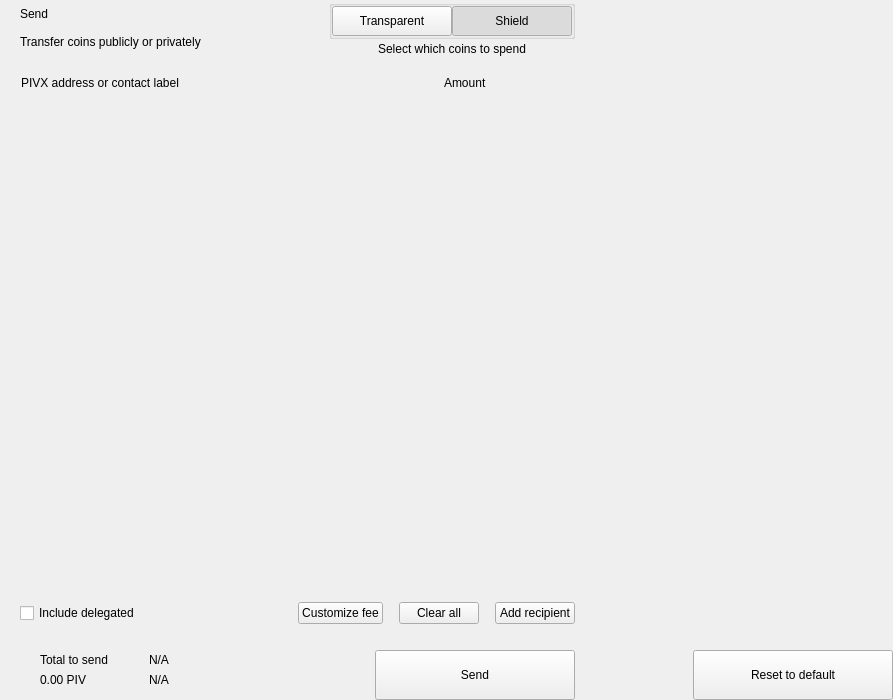
<?xml version="1.0" encoding="UTF-8"?>
<ui version="4.0">
 <class>send</class>
 <widget class="QWidget" name="send">
  <property name="geometry">
   <rect>
    <x>0</x>
    <y>0</y>
    <width>893</width>
    <height>700</height>
   </rect>
  </property>
  <property name="windowTitle">
   <string>Form</string>
  </property>
  <layout class="QHBoxLayout" name="horizontalLayout_2" stretch="2,1">
   <property name="spacing">
    <number>0</number>
   </property>
   <property name="leftMargin">
    <number>0</number>
   </property>
   <property name="topMargin">
    <number>0</number>
   </property>
   <property name="rightMargin">
    <number>0</number>
   </property>
   <property name="bottomMargin">
    <number>0</number>
   </property>
   <item>
    <widget class="QWidget" name="left" native="true">
     <layout class="QVBoxLayout" name="verticalLayout_3">
      <property name="spacing">
       <number>0</number>
      </property>
      <property name="leftMargin">
       <number>0</number>
      </property>
      <property name="topMargin">
       <number>0</number>
      </property>
      <property name="rightMargin">
       <number>0</number>
      </property>
      <property name="bottomMargin">
       <number>0</number>
      </property>
      <item>
       <layout class="QVBoxLayout" name="verticalLayout_22" stretch="0,0,0,1,0,0,0,0">
        <property name="spacing">
         <number>0</number>
        </property>
        <item>
         <layout class="QHBoxLayout" name="horizontalLayout_3">
          <property name="spacing">
           <number>0</number>
          </property>
          <property name="leftMargin">
           <number>20</number>
          </property>
          <property name="rightMargin">
           <number>20</number>
          </property>
          <item>
           <layout class="QVBoxLayout" name="verticalLayout">
            <property name="spacing">
             <number>0</number>
            </property>
            <item>
             <widget class="QLabel" name="labelTitle">
              <property name="text">
               <string>Send</string>
              </property>
              <property name="alignment">
               <set>Qt::AlignLeading|Qt::AlignLeft|Qt::AlignVCenter</set>
              </property>
             </widget>
            </item>
            <item>
             <widget class="QLabel" name="labelSubtitle1">
              <property name="text">
               <string>Transfer coins publicly or privately</string>
              </property>
             </widget>
            </item>
           </layout>
          </item>
          <item>
           <spacer name="horizontalSpacer">
            <property name="orientation">
             <enum>Qt::Horizontal</enum>
            </property>
            <property name="sizeHint" stdset="0">
             <size>
              <width>40</width>
              <height>20</height>
             </size>
            </property>
           </spacer>
          </item>
          <item>
           <layout class="QVBoxLayout" name="verticalLayout_6">
            <property name="spacing">
             <number>3</number>
            </property>
            <item alignment="Qt::AlignHCenter">
             <widget class="QGroupBox" name="groupBox">
              <property name="styleSheet">
               <string notr="true">#groupBox{
padding-top:2px;
}</string>
              </property>
              <property name="title">
               <string/>
              </property>
              <property name="alignment">
               <set>Qt::AlignCenter</set>
              </property>
              <layout class="QHBoxLayout" name="horizontalLayout_4">
               <property name="spacing">
                <number>0</number>
               </property>
               <property name="leftMargin">
                <number>0</number>
               </property>
               <property name="topMargin">
                <number>0</number>
               </property>
               <property name="rightMargin">
                <number>0</number>
               </property>
               <property name="bottomMargin">
                <number>0</number>
               </property>
               <item>
                <widget class="QPushButton" name="pushLeft">
                 <property name="minimumSize">
                  <size>
                   <width>120</width>
                   <height>30</height>
                  </size>
                 </property>
                 <property name="maximumSize">
                  <size>
                   <width>120</width>
                   <height>30</height>
                  </size>
                 </property>
                 <property name="focusPolicy">
                  <enum>Qt::NoFocus</enum>
                 </property>
                 <property name="text">
                  <string>Transparent</string>
                 </property>
                 <property name="checkable">
                  <bool>true</bool>
                 </property>
                 <property name="autoExclusive">
                  <bool>true</bool>
                 </property>
                </widget>
               </item>
               <item>
                <widget class="QPushButton" name="pushRight">
                 <property name="minimumSize">
                  <size>
                   <width>120</width>
                   <height>30</height>
                  </size>
                 </property>
                 <property name="maximumSize">
                  <size>
                   <width>120</width>
                   <height>30</height>
                  </size>
                 </property>
                 <property name="focusPolicy">
                  <enum>Qt::NoFocus</enum>
                 </property>
                 <property name="text">
                  <string>Shield</string>
                 </property>
                 <property name="checkable">
                  <bool>true</bool>
                 </property>
                 <property name="checked">
                  <bool>true</bool>
                 </property>
                 <property name="autoExclusive">
                  <bool>true</bool>
                 </property>
                </widget>
               </item>
              </layout>
             </widget>
            </item>
            <item alignment="Qt::AlignHCenter|Qt::AlignTop">
             <widget class="QLabel" name="labelSubtitle2">
              <property name="styleSheet">
               <string notr="true"/>
              </property>
              <property name="text">
               <string>Select which coins to spend</string>
              </property>
              <property name="alignment">
               <set>Qt::AlignCenter</set>
              </property>
              <property name="indent">
               <number>0</number>
              </property>
             </widget>
            </item>
           </layout>
          </item>
         </layout>
        </item>
        <item>
         <spacer name="verticalSpacer_2">
          <property name="orientation">
           <enum>Qt::Vertical</enum>
          </property>
          <property name="sizeType">
           <enum>QSizePolicy::Fixed</enum>
          </property>
          <property name="sizeHint" stdset="0">
           <size>
            <width>20</width>
            <height>20</height>
           </size>
          </property>
         </spacer>
        </item>
        <item>
         <layout class="QHBoxLayout" name="horizontalLayout" stretch="6,0,2">
          <property name="spacing">
           <number>0</number>
          </property>
          <property name="leftMargin">
           <number>10</number>
          </property>
          <property name="topMargin">
           <number>0</number>
          </property>
          <property name="rightMargin">
           <number>20</number>
          </property>
          <property name="bottomMargin">
           <number>0</number>
          </property>
          <item>
           <widget class="QLabel" name="labelSubtitleAddress">
            <property name="styleSheet">
             <string notr="true">margin-left:8px;</string>
            </property>
            <property name="text">
             <string>PIVX address or contact label</string>
            </property>
           </widget>
          </item>
          <item>
           <spacer name="horizontalSpacer_3">
            <property name="orientation">
             <enum>Qt::Horizontal</enum>
            </property>
            <property name="sizeType">
             <enum>QSizePolicy::Fixed</enum>
            </property>
            <property name="sizeHint" stdset="0">
             <size>
              <width>40</width>
              <height>1</height>
             </size>
            </property>
           </spacer>
          </item>
          <item>
           <widget class="QLabel" name="labelSubtitleAmount">
            <property name="text">
             <string>Amount</string>
            </property>
           </widget>
          </item>
         </layout>
        </item>
        <item>
         <widget class="QScrollArea" name="scrollArea">
          <property name="minimumSize">
           <size>
            <width>0</width>
            <height>350</height>
           </size>
          </property>
          <property name="styleSheet">
           <string notr="true">#scrollArea {
            background:transparent;
            margin-top:10px;
}</string>
          </property>
          <property name="horizontalScrollBarPolicy">
           <enum>Qt::ScrollBarAlwaysOff</enum>
          </property>
          <property name="sizeAdjustPolicy">
           <enum>QAbstractScrollArea::AdjustIgnored</enum>
          </property>
          <property name="widgetResizable">
           <bool>true</bool>
          </property>
          <property name="alignment">
           <set>Qt::AlignLeading|Qt::AlignLeft|Qt::AlignTop</set>
          </property>
          <widget class="QWidget" name="scrollAreaWidgetContents">
           <property name="geometry">
            <rect>
             <x>0</x>
             <y>0</y>
             <width>591</width>
             <height>16</height>
            </rect>
           </property>
           <property name="sizePolicy">
            <sizepolicy hsizetype="Preferred" vsizetype="Maximum">
             <horstretch>0</horstretch>
             <verstretch>0</verstretch>
            </sizepolicy>
           </property>
           <property name="autoFillBackground">
            <bool>false</bool>
           </property>
           <property name="styleSheet">
            <string notr="true">#scrollAreaWidgetContents {
             background:transparent;
             }</string>
           </property>
           <layout class="QVBoxLayout" name="verticalLayout_7">
            <property name="spacing">
             <number>0</number>
            </property>
            <property name="sizeConstraint">
             <enum>QLayout::SetDefaultConstraint</enum>
            </property>
            <property name="leftMargin">
             <number>0</number>
            </property>
            <property name="topMargin">
             <number>0</number>
            </property>
            <property name="rightMargin">
             <number>0</number>
            </property>
            <property name="bottomMargin">
             <number>0</number>
            </property>
           </layout>
          </widget>
         </widget>
        </item>
        <item>
         <spacer name="verticalSpacer_4">
          <property name="orientation">
           <enum>Qt::Vertical</enum>
          </property>
          <property name="sizeType">
           <enum>QSizePolicy::Fixed</enum>
          </property>
          <property name="sizeHint" stdset="0">
           <size>
            <width>20</width>
            <height>20</height>
           </size>
          </property>
         </spacer>
        </item>
        <item>
         <layout class="QHBoxLayout" name="horizontalLayout_20">
          <property name="spacing">
           <number>6</number>
          </property>
          <property name="leftMargin">
           <number>20</number>
          </property>
          <property name="rightMargin">
           <number>20</number>
          </property>
          <item>
           <widget class="QCheckBox" name="checkBoxDelegations">
            <property name="layoutDirection">
             <enum>Qt::LeftToRight</enum>
            </property>
            <property name="text">
             <string>Include delegated</string>
            </property>
           </widget>
          </item>
          <item>
           <spacer name="horizontalSpacer_4">
            <property name="orientation">
             <enum>Qt::Horizontal</enum>
            </property>
            <property name="sizeHint" stdset="0">
             <size>
              <width>10</width>
              <height>20</height>
             </size>
            </property>
           </spacer>
          </item>
          <item>
           <widget class="QPushButton" name="pushButtonFee">
            <property name="focusPolicy">
             <enum>Qt::NoFocus</enum>
            </property>
            <property name="text">
             <string>Customize fee</string>
            </property>
           </widget>
          </item>
          <item>
           <spacer name="horizontalSpacer_11">
            <property name="orientation">
             <enum>Qt::Horizontal</enum>
            </property>
            <property name="sizeType">
             <enum>QSizePolicy::Minimum</enum>
            </property>
            <property name="sizeHint" stdset="0">
             <size>
              <width>10</width>
              <height>20</height>
             </size>
            </property>
           </spacer>
          </item>
          <item>
           <widget class="QPushButton" name="pushButtonClear">
            <property name="focusPolicy">
             <enum>Qt::NoFocus</enum>
            </property>
            <property name="layoutDirection">
             <enum>Qt::RightToLeft</enum>
            </property>
            <property name="text">
             <string>Clear all</string>
            </property>
           </widget>
          </item>
          <item>
           <spacer name="horizontalSpacer_6">
            <property name="orientation">
             <enum>Qt::Horizontal</enum>
            </property>
            <property name="sizeType">
             <enum>QSizePolicy::Fixed</enum>
            </property>
            <property name="sizeHint" stdset="0">
             <size>
              <width>10</width>
              <height>20</height>
             </size>
            </property>
           </spacer>
          </item>
          <item>
           <widget class="QPushButton" name="pushButtonAddRecipient">
            <property name="focusPolicy">
             <enum>Qt::NoFocus</enum>
            </property>
            <property name="text">
             <string>Add recipient</string>
            </property>
           </widget>
          </item>
         </layout>
        </item>
        <item>
         <spacer name="verticalSpacer">
          <property name="orientation">
           <enum>Qt::Vertical</enum>
          </property>
          <property name="sizeType">
           <enum>QSizePolicy::Fixed</enum>
          </property>
          <property name="sizeHint" stdset="0">
           <size>
            <width>20</width>
            <height>16</height>
           </size>
          </property>
         </spacer>
        </item>
        <item>
         <layout class="QHBoxLayout" name="horizontalLayout_7">
          <property name="rightMargin">
           <number>20</number>
          </property>
          <item>
           <layout class="QHBoxLayout" name="horizontalLayout_10">
            <property name="spacing">
             <number>0</number>
            </property>
            <property name="leftMargin">
             <number>8</number>
            </property>
            <item>
             <widget class="QStackedWidget" name="stackedWidget">
              <property name="minimumSize">
               <size>
                <width>0</width>
                <height>60</height>
               </size>
              </property>
              <property name="maximumSize">
               <size>
                <width>16777215</width>
                <height>60</height>
               </size>
              </property>
              <widget class="QWidget" name="page1">
               <layout class="QVBoxLayout" name="verticalLayout_71" stretch="0">
                <property name="spacing">
                 <number>6</number>
                </property>
                <property name="leftMargin">
                 <number>12</number>
                </property>
                <property name="topMargin">
                 <number>0</number>
                </property>
                <property name="rightMargin">
                 <number>0</number>
                </property>
                <property name="bottomMargin">
                 <number>0</number>
                </property>
                <item>
                 <widget class="QWidget" name="coinWidget" native="true">
                  <property name="minimumSize">
                   <size>
                    <width>0</width>
                    <height>60</height>
                   </size>
                  </property>
                  <property name="maximumSize">
                   <size>
                    <width>16777215</width>
                    <height>60</height>
                   </size>
                  </property>
                  <layout class="QHBoxLayout" name="horizontalLayout_9">
                   <property name="spacing">
                    <number>0</number>
                   </property>
                   <property name="leftMargin">
                    <number>20</number>
                   </property>
                   <property name="topMargin">
                    <number>10</number>
                   </property>
                   <property name="rightMargin">
                    <number>20</number>
                   </property>
                   <property name="bottomMargin">
                    <number>10</number>
                   </property>
                   <item>
                    <layout class="QVBoxLayout" name="verticalSend">
                     <property name="spacing">
                      <number>0</number>
                     </property>
                     <item>
                      <widget class="QLabel" name="labelTitleTotalSend">
                       <property name="text">
                        <string>Total to send</string>
                       </property>
                      </widget>
                     </item>
                     <item>
                      <widget class="QLabel" name="labelAmountSend">
                       <property name="text">
                        <string notr="true">0.00 PIV</string>
                       </property>
                      </widget>
                     </item>
                    </layout>
                   </item>
                   <item>
                    <spacer name="horizontalSpacer_9">
                     <property name="orientation">
                      <enum>Qt::Horizontal</enum>
                     </property>
                     <property name="sizeType">
                      <enum>QSizePolicy::Fixed</enum>
                     </property>
                     <property name="sizeHint" stdset="0">
                      <size>
                       <width>20</width>
                       <height>20</height>
                      </size>
                     </property>
                    </spacer>
                   </item>
                   <item>
                    <widget class="QLabel" name="labelLine">
                     <property name="minimumSize">
                      <size>
                       <width>1</width>
                       <height>0</height>
                      </size>
                     </property>
                     <property name="maximumSize">
                      <size>
                       <width>1</width>
                       <height>16777215</height>
                      </size>
                     </property>
                     <property name="text">
                      <string/>
                     </property>
                    </widget>
                   </item>
                   <item>
                    <spacer name="horizontalSpacer_10">
                     <property name="orientation">
                      <enum>Qt::Horizontal</enum>
                     </property>
                     <property name="sizeType">
                      <enum>QSizePolicy::Fixed</enum>
                     </property>
                     <property name="sizeHint" stdset="0">
                      <size>
                       <width>20</width>
                       <height>20</height>
                      </size>
                     </property>
                    </spacer>
                   </item>
                   <item>
                    <layout class="QVBoxLayout" name="verticalRemaining">
                     <property name="spacing">
                      <number>0</number>
                     </property>
                     <item>
                      <widget class="QLabel" name="labelTitleTotalRemaining">
                       <property name="text">
                        <string notr="true">N/A</string>
                       </property>
                      </widget>
                     </item>
                     <item>
                      <widget class="QLabel" name="labelAmountRemaining">
                       <property name="text">
                        <string notr="true">N/A</string>
                       </property>
                      </widget>
                     </item>
                    </layout>
                   </item>
                  </layout>
                 </widget>
                </item>
               </layout>
              </widget>
              <widget class="QWidget" name="page_2"/>
             </widget>
            </item>
           </layout>
          </item>
          <item>
           <spacer name="horizontalSpacer_5">
            <property name="orientation">
             <enum>Qt::Horizontal</enum>
            </property>
            <property name="sizeType">
             <enum>QSizePolicy::Expanding</enum>
            </property>
            <property name="sizeHint" stdset="0">
             <size>
              <width>40</width>
              <height>20</height>
             </size>
            </property>
           </spacer>
          </item>
          <item alignment="Qt::AlignBottom">
           <widget class="QPushButton" name="pushButtonSave">
            <property name="minimumSize">
             <size>
              <width>200</width>
              <height>50</height>
             </size>
            </property>
            <property name="maximumSize">
             <size>
              <width>200</width>
              <height>50</height>
             </size>
            </property>
            <property name="focusPolicy">
             <enum>Qt::NoFocus</enum>
            </property>
            <property name="text">
             <string>Send</string>
            </property>
           </widget>
          </item>
         </layout>
        </item>
       </layout>
      </item>
     </layout>
    </widget>
   </item>
   <item>
    <widget class="QWidget" name="right" native="true">
     <layout class="QVBoxLayout" name="verticalLayout_5">
      <property name="leftMargin">
       <number>0</number>
      </property>
      <property name="topMargin">
       <number>0</number>
      </property>
      <property name="rightMargin">
       <number>0</number>
      </property>
      <property name="bottomMargin">
       <number>0</number>
      </property>
      <item>
       <layout class="QVBoxLayout" name="verticalLayout_4">
        <property name="spacing">
         <number>6</number>
        </property>
        <item>
         <widget class="OptionButton" name="btnCoinControl" native="true">
          <property name="minimumSize">
           <size>
            <width>0</width>
            <height>50</height>
           </size>
          </property>
         </widget>
        </item>
        <item>
         <widget class="OptionButton" name="btnChangeAddress" native="true">
          <property name="minimumSize">
           <size>
            <width>0</width>
            <height>50</height>
           </size>
          </property>
         </widget>
        </item>
        <item>
         <widget class="OptionButton" name="btnUri" native="true">
          <property name="minimumSize">
           <size>
            <width>0</width>
            <height>50</height>
           </size>
          </property>
         </widget>
        </item>
        <item>
         <widget class="OptionButton" name="btnShieldCoins" native="true">
          <property name="minimumSize">
           <size>
            <width>0</width>
            <height>50</height>
           </size>
          </property>
         </widget>
        </item>
        <item>
         <spacer name="verticalSpacer_5">
          <property name="orientation">
           <enum>Qt::Vertical</enum>
          </property>
          <property name="sizeHint" stdset="0">
           <size>
            <width>20</width>
            <height>40</height>
           </size>
          </property>
         </spacer>
        </item>
        <item>
         <layout class="QHBoxLayout" name="horizontalLayout_8">
          <item>
           <spacer name="horizontalSpacer_7">
            <property name="orientation">
             <enum>Qt::Horizontal</enum>
            </property>
            <property name="sizeHint" stdset="0">
             <size>
              <width>40</width>
              <height>20</height>
             </size>
            </property>
           </spacer>
          </item>
          <item>
           <widget class="QPushButton" name="pushButtonReset">
            <property name="minimumSize">
             <size>
              <width>200</width>
              <height>50</height>
             </size>
            </property>
            <property name="maximumSize">
             <size>
              <width>200</width>
              <height>50</height>
             </size>
            </property>
            <property name="focusPolicy">
             <enum>Qt::NoFocus</enum>
            </property>
            <property name="text">
             <string>Reset to default</string>
            </property>
           </widget>
          </item>
         </layout>
        </item>
       </layout>
      </item>
     </layout>
    </widget>
   </item>
  </layout>
 </widget>
 <customwidgets>
  <customwidget>
   <class>OptionButton</class>
   <extends>QWidget</extends>
   <header>qt/pivx/optionbutton.h</header>
   <container>1</container>
  </customwidget>
 </customwidgets>
 <resources/>
 <connections/>
</ui>
